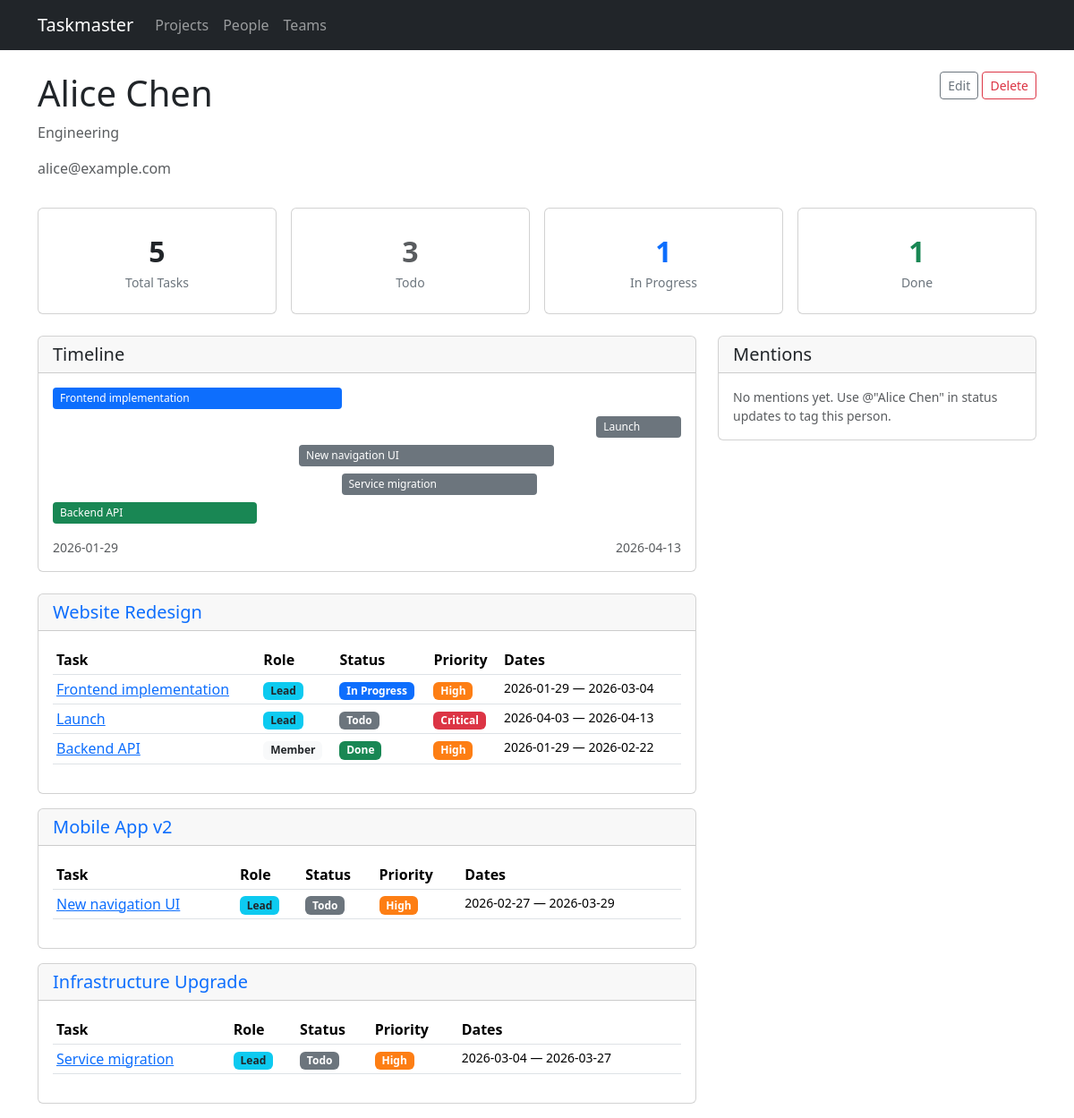
The app's page /people/1, older data.
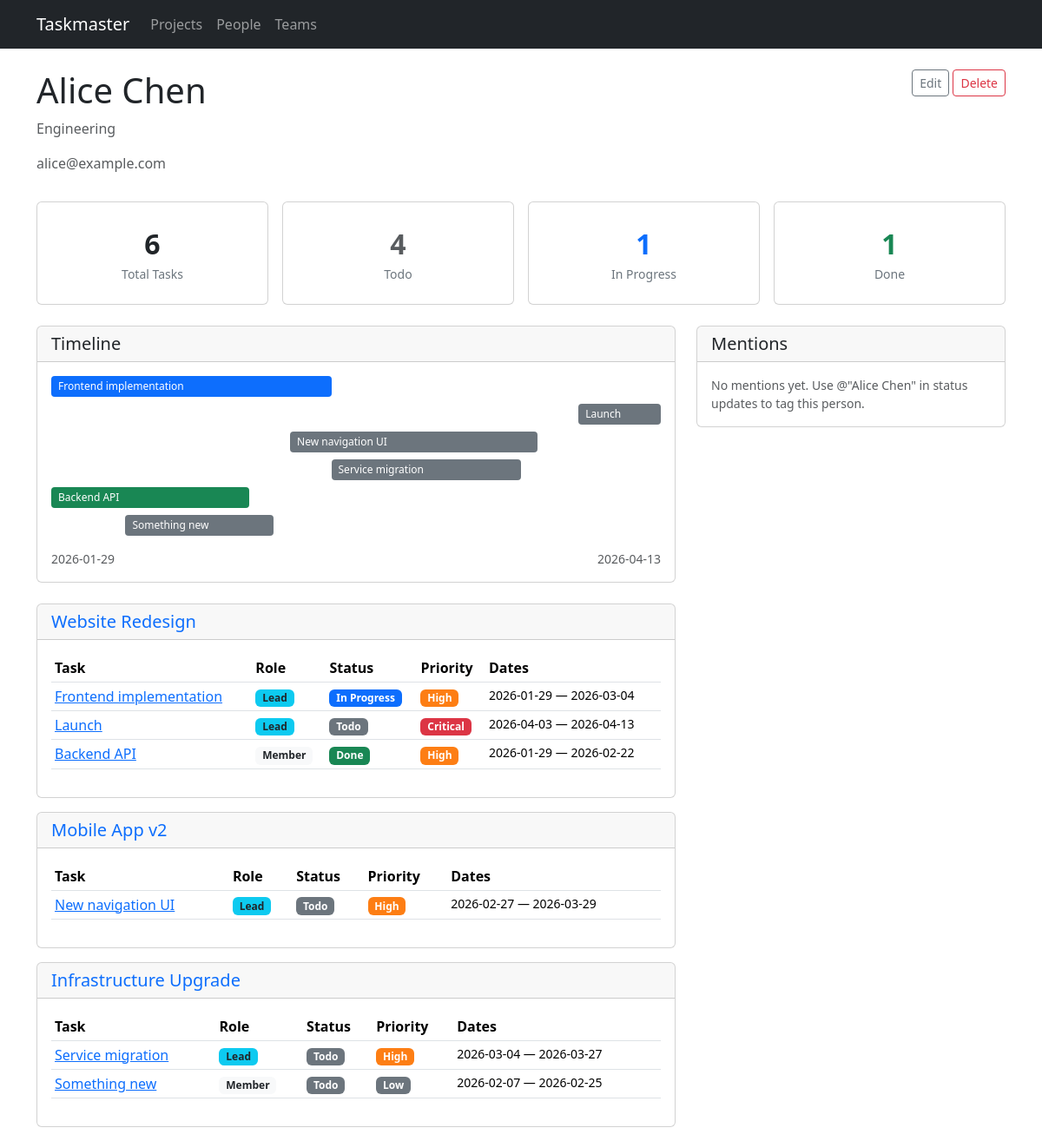
The same page, newer data.
### models.py (models this page shows, shortened)
class Task(db.Model):
    id = db.Column(db.Integer, primary_key=True)
    title = db.Column(db.String(200), nullable=False)
    description = db.Column(db.Text)
    project_id = db.Column(db.Integer, db.ForeignKey('project.id'), nullable=False)
    start_date = db.Column(db.Date, nullable=False)
    end_date = db.Column(db.Date, nullable=False)
    status = db.Column(db.String(20), default='todo')  # todo, in_progress, done
    priority = db.Column(db.String(20), default='medium')  # low, medium, high, critical
    assignments = db.relationship('TaskAssignment', backref='task', lazy=True,
                                   cascade='all, delete-orphan')
    tags = db.relationship('Tag', secondary=task_tags, backref=db.backref('tasks', lazy=True))
    status_updates = db.relationship('StatusUpdate', backref='task', lazy=True,
                                     order_by='StatusUpdate.created_at.desc()',
                                     cascade='all, delete-orphan')
    dependencies = db.relationship(
        'Task',
        secondary='task_dependency',
        primaryjoin='Task.id == TaskDependency.task_id',
        secondaryjoin='Task.id == TaskDependency.depends_on_id',
        backref=db.backref('dependents', lazy=True),
        lazy=True,
    )
    @property
    def lead(self):
        for a in self.assignments:
            if a.is_lead:
                return a.person
        return None

class Project(db.Model):
    id = db.Column(db.Integer, primary_key=True)
    name = db.Column(db.String(200), nullable=False)
    description = db.Column(db.Text)
    start_date = db.Column(db.Date)
    end_date = db.Column(db.Date)
    status = db.Column(db.String(20), default='active')  # active, completed, on_hold
    tasks = db.relationship('Task', backref='project', lazy=True, cascade='all, delete-orphan')

### routes/people.py (the view)
@bp.route('/people/<int:id>')
def detail(id):
    person = Person.query.get_or_404(id)
    person_tasks = [a.task for a in person.assignments]
    tasks_by_project = {}
    for task in person_tasks:
        proj = task.project
        if proj.id not in tasks_by_project:
            tasks_by_project[proj.id] = {'project': proj, 'tasks': []}
        tasks_by_project[proj.id]['tasks'].append(task)
    mentioned_updates = StatusUpdate.query.filter(
        StatusUpdate.mentions.any(id=person.id)
    ).order_by(StatusUpdate.created_at.desc()).all()
    return render_template('people/detail.html', person=person,
                           person_tasks=person_tasks,
                           tasks_by_project=tasks_by_project,
                           mentioned_updates=mentioned_updates)

### templates/people/detail.html (shortened to what the changed rows need)
{% extends "base.html" %}
{% block content %}
<div class="d-flex justify-content-between align-items-start mb-3">
    <div>
        <h1>{{ person.name }}</h1>
    </div>
</div>
{% set total = person_tasks|length %}
{% set todo = person_tasks|selectattr('status', 'equalto', 'todo')|list|length %}
{% set in_prog = person_tasks|selectattr('status', 'equalto', 'in_progress')|list|length %}
{% set done_count = person_tasks|selectattr('status', 'equalto', 'done')|list|length %}
<div class="row g-3 mb-4">
    <div class="col-md-3"><div class="card stat-card"><div class="stat-number">{{ total }}</div><div class="stat-label">Total Tasks</div></div></div>
    <div class="col-md-3"><div class="card stat-card"><div class="stat-number text-muted">{{ todo }}</div><div class="stat-label">Todo</div></div></div>
</div>
<div class="row g-4">
<div class="col-lg-8">
    {% if person_tasks %}
    <div class="card mb-4">
        <div class="card-header"><h5 class="mb-0">Timeline</h5></div>
        <div class="card-body">
            {% set all_tasks = person_tasks %}
            {% set min_date = all_tasks|map(attribute='start_date')|min %}
            {% set max_date = all_tasks|map(attribute='end_date')|max %}
            {% set total_days = (max_date - min_date).days if max_date != min_date else 1 %}
            <div style="position: relative; min-height: {{ all_tasks|length * 32 }}px;">
                {% for task in all_tasks %}
                {% set offset_days = (task.start_date - min_date).days %}
                {% set duration_days = (task.end_date - task.start_date).days %}
                {% set left_pct = (offset_days / total_days * 100) %}
                {% set width_pct = (duration_days / total_days * 100) %}
                <div class="timeline-bar badge-{{ task.status }}"
                     style="position: absolute; top: {{ loop.index0 * 32 }}px; left: {{ left_pct }}%; width: {{ [width_pct, 5]|max }}%;"
                     title="{{ task.title }} ({{ task.start_date }} to {{ task.end_date }})">
                    <a href="{{ url_for('tasks.detail', id=task.id) }}" class="text-white text-decoration-none">{{ task.title }}</a>
                </div>
                {% endfor %}
            </div>
            <div class="d-flex justify-content-between mt-2 small text-muted">
                <span>{{ min_date }}</span>
                <span>{{ max_date }}</span>
            </div>
        </div>
    </div>
    {% endif %}
    {% if tasks_by_project %}
    {% for proj_id, group in tasks_by_project.items() %}
    <div class="card mb-3">
        <div class="card-header">
            <h5 class="mb-0">
                <a href="{{ url_for('projects.detail', id=group.project.id) }}" class="text-decoration-none">
                    {{ group.project.name }}
                </a>
            </h5>
        </div>
        <div class="card-body">
            <div class="table-responsive">
                <table class="table table-hover table-sm">
                    <thead>
                        <tr><th>Task</th><th>Role</th><th>Status</th><th>Priority</th><th>Dates</th></tr>
                    </thead>
                    <tbody>
                        {% for task in group.tasks %}
                        <tr>
                            <td><a href="{{ url_for('tasks.detail', id=task.id) }}">{{ task.title }}</a></td>
                            <td>
                                {% if task.lead and task.lead.id == person.id %}
                                <span class="badge bg-info text-dark">Lead</span>
                                {% else %}
                                <span class="badge bg-light text-dark">Member</span>
                                {% endif %}
                            </td>
                            <td><span class="badge badge-{{ task.status }}">{{ task.status | replace('_', ' ') | title }}</span></td>
                            <td><span class="badge badge-{{ task.priority }}">{{ task.priority | title }}</span></td>
                            <td class="small">{{ task.start_date }} &mdash; {{ task.end_date }}</td>
                        </tr>
                        {% endfor %}
                    </tbody>
                </table>
            </div>
        </div>
    </div>
    {% endfor %}
    {% else %}
    <div class="text-center py-5">
        <p class="text-muted">No tasks assigned to this person yet.</p>
    </div>
    {% endif %}
</div>
</div>
{% endblock %}

Row changes from the older to the newer data that the page shows:
added Task: title "Something new", shows "Member", status "Todo", priority "Low", start_date "2026-02-07", end_date "2026-02-25"
Text that changed along with them:
{{ total }}: "5" → "6"
{{ todo }}: "3" → "4"
{{ all_tasks|length * 32 }}: 160 → 192 (drawn)
